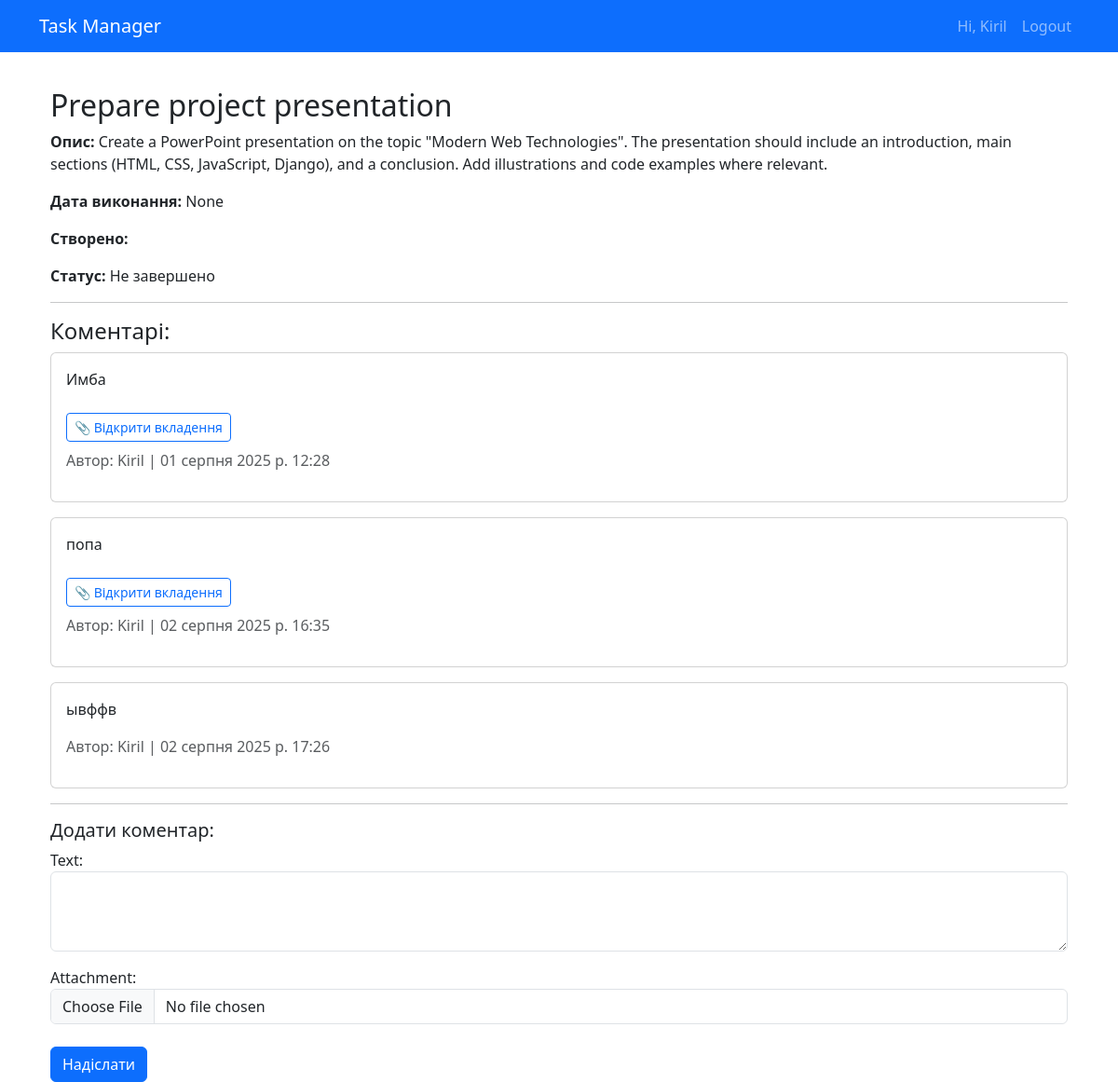
The app's page /task/1/ (signed in), older data.
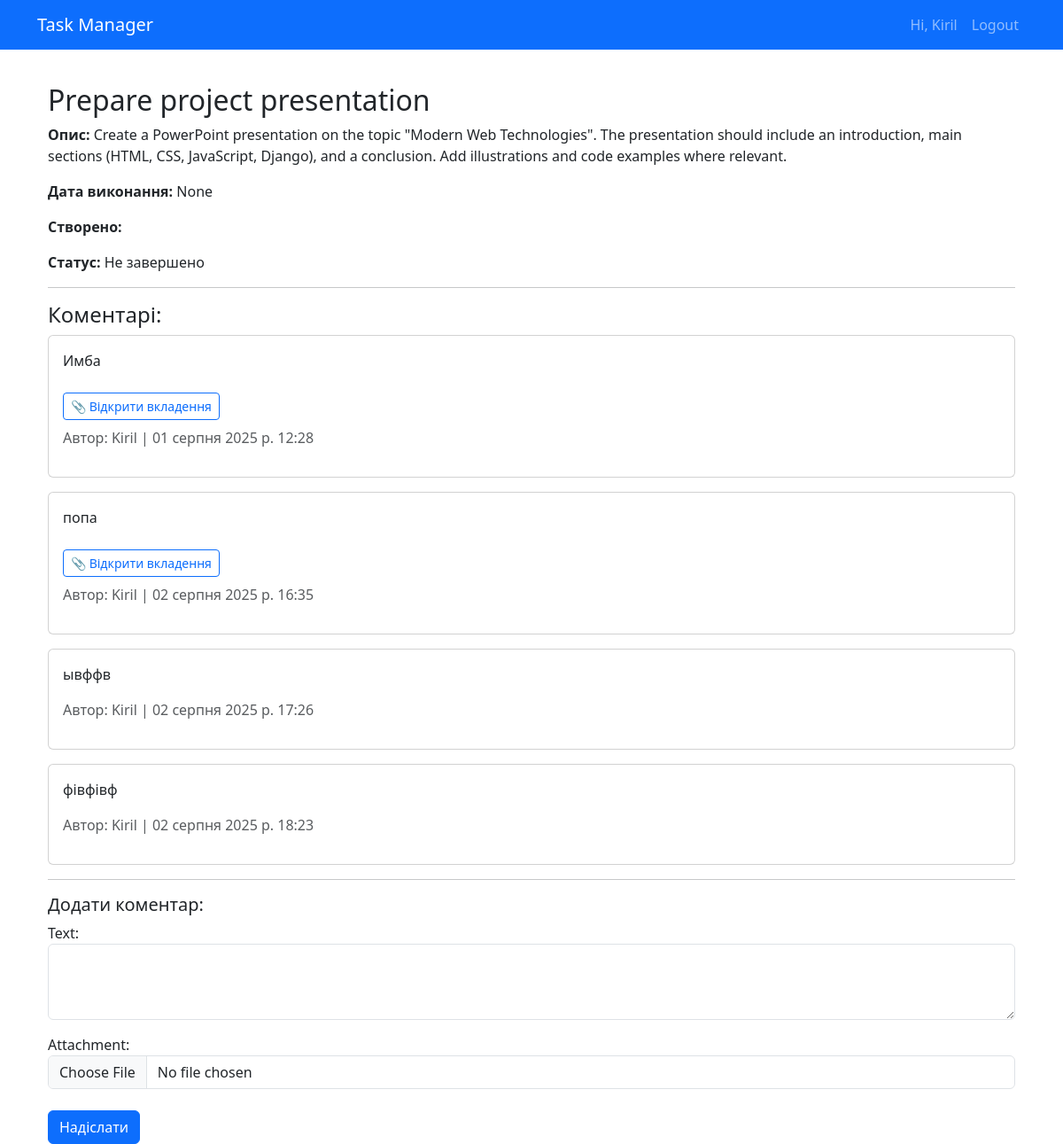
The same page, newer data.
### tasks/models.py (models this page shows, shortened)
class Comment(models.Model):
    task = models.ForeignKey('Task', on_delete=models.CASCADE, related_name='comments')
    author = models.ForeignKey(User, on_delete=models.CASCADE)
    text = models.TextField()
    created_at = models.DateTimeField(auto_now_add=True)
    attachment = models.FileField(upload_to='attachments/', blank=True, null=True)

### tasks/views.py (the view, shortened to what this page needs)
# urls.py: path('task/<int:pk>/', TaskDetailView.as_view(), name='task-detail'),
class TaskDetailView(LoginRequiredMixin, DetailView):
    model = Task
    template_name = 'tasks/task_detail.html'
    context_object_name = 'task'
    def get_context_data(self, **kwargs):
        context = super().get_context_data(**kwargs)
        task = self.get_object()
        context['comments'] = Comment.objects.filter(task=task)
        context['comment_form'] = CommentForm()
        return context

### tasks/forms.py
class CommentForm(forms.ModelForm):
    class Meta:
        model = Comment
        fields = ['text', 'attachment']
        widgets = {
            'text': forms.Textarea(attrs={'class': 'form-control', 'rows': 3}),
            'attachment': forms.ClearableFileInput(attrs={'class': 'form-control'}),
        }

### tasks/templates/tasks/task_detail.html (shortened to what this page needs)
{% extends 'base.html' %}
{% block content %}
<div class="container mt-4">
    <h2>{{ task.title }}</h2>
    <p><strong>Опис:</strong> {{ task.description }}</p>
    <p><strong>Дата виконання:</strong> {{ task.due_date }}</p>
    <p><strong>Створено:</strong> {{ task.created }}</p>
    <p><strong>Статус:</strong> {{ task.is_completed|yesno:"Завершено,Не завершено" }}</p>
    <hr>
    <h4>Коментарі:</h4>
    {% if comments %}
        {% for comment in comments %}
            <div class="card mb-3">
                <div class="card-body">
                    <p>{{ comment.text }}</p>
                    {% if comment.attachment %}
                        {% with comment.attachment.url|lower as url %}
                            <a href="{{ comment.attachment.url }}" target="_blank" class="btn btn-sm btn-outline-primary mt-2">
                                📎 Відкрити вкладення
                            </a>
                        {% endwith %}
                    {% endif %}
                    <p class="text-muted mt-2">
                        Автор: {{ comment.author }} | {{ comment.created_at|date:"d E Y р. H:i" }}
                    </p>
                </div>
            </div>
        {% endfor %}
    {% else %}
        <p>Поки немає коментарів.</p>
    {% endif %}
    <hr>
    <h5>Додати коментар:</h5>
    <form method="post" enctype="multipart/form-data">
        {{ comment_form.as_p }}
        <button type="submit" class="btn btn-primary mt-2">Надіслати</button>
    </form>
</div>
{% endblock %}

Row changes from the older to the newer data that the page shows:
added Comment: text "фівфівф", author "Kiril", created_at "02 серпня 2025 р. 18:23"
